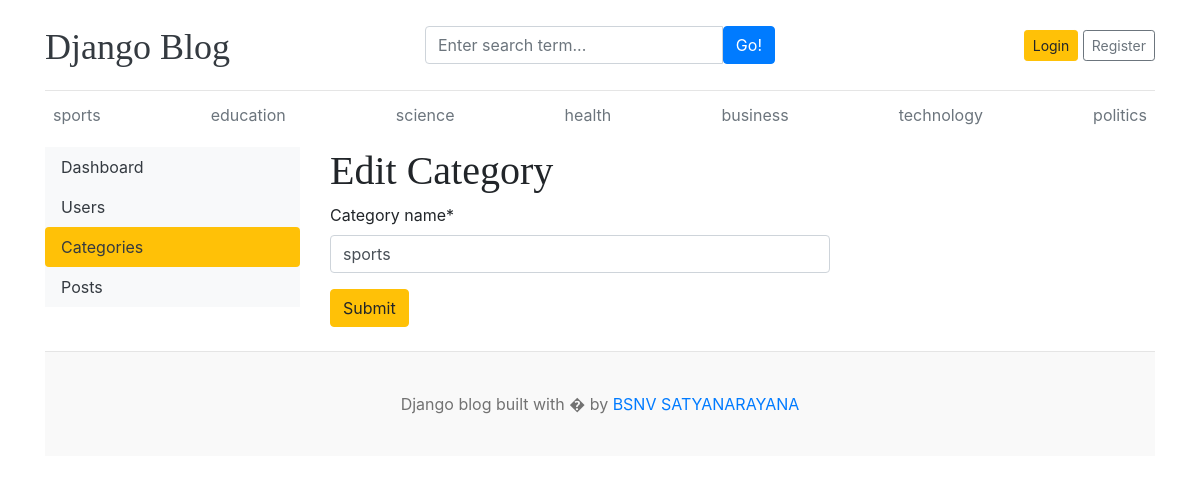
The page /dashboard/categories/edit/1/ on the database its author committed.
### blog/models.py (models this page shows, shortened)
class Category(models.Model):
    category_name=models.CharField(max_length=50,unique=True)
    created_at=models.DateTimeField(auto_now_add=True)
    updated_at=models.DateTimeField(auto_now=True)
    class Meta:
        verbose_name_plural='categories'

### dashboards/views.py (the view)
# urls.py: path('categories/edit/<int:pk>/',views.edit_category,name='edit_category'),
def edit_category(request,pk):
   category=get_object_or_404(Category,pk=pk)
   if request.method=='POST':
      form=CategoryForm(request.POST,instance=category)
      if form.is_valid():
         form.save()
         return redirect('categories')
   form=CategoryForm(instance=category)
   context={
      'form':form,
   }
   return render(request,'dashboard/edit_category.html',context)

### dashboards/forms.py
class CategoryForm(forms.ModelForm):
    class Meta:
        model=Category
        fields='__all__'

### blog/context_processors.py (called while the page is built)
def get_categories(request):
    categories=Category.objects.all()
    return dict(categories=categories)

def get_social_links(request):
    social_links=SocialLink.objects.all
    return dict(social_links=social_links)

### templates/dashboard/edit_category.html (shortened to what this page needs)
{% extends 'base.html' %}
{% block content %}
{% load crispy_forms_tags %}
  <div class="row">
    {% include 'dashboard/sidebar.html' %}
    <div class="col-md-9">
      <h1>Edit Category</h1>
      <form action="" method="POST" style="width:500px">
      {{ form | crispy }}
      <button type="submit" class="btn btn-warning">Submit</button>
      </form>
      <br>
    </div>
  </div>
{% endblock %}

### templates/base.html (shortened to what this page needs)
{% load static %}
<!DOCTYPE html>
<html lang="en">
<head>
    <link href="https://getbootstrap.com/docs/4.0/dist/css/bootstrap.min.css" rel="stylesheet">
    <link href="{% static 'css/blog.css' %}" rel="stylesheet">
    <link rel="stylesheet" href="https://cdnjs.cloudflare.com/ajax/libs/font-awesome/4.7.0/css/font-awesome.min.css">
  </head>
<body>
    <div class="container">
      <header class="blog-header py-3">
        <div class="row flex-nowrap justify-content-between align-items-center">
          <div class="col-4 pt-1">
            <a class="blog-header-logo text-dark" href="/">Django Blog</a>
          </div>
          <div class="col-4">
            <form action="{% url 'search' %}" method="GET">
              <div class="input-group">
                <input class="form-control" type="text" name="keyword" value="{{keyword}}" placeholder="Enter search term..." aria-label="Enter search term..." aria-describedby="button-search" />
                <button  type="submit" class="btn btn-primary" id="button-search" type="button">Go!</button>
            </div>
          </div>
          <div class="col-4 d-flex justify-content-end align-items-center">
            {% if not user.is_authenticated %}
            <a class="btn btn-sm btn-warning" href="{% url 'login' %}">Login</a> &nbsp;
            <a class="btn btn-sm btn-outline-secondary" href="{% url 'register' %}">Register</a>
          </div>
          {% else %}
          <span><a href="{% url 'dashboard' %}">Dashboard</a></span>
          &emsp;
          <span><a href="{% url 'logout' %}">Logout</a></span>
          {% endif %}
        </div>
      </header>
      <div class="nav-scroller py-1 mb-2">
        <nav class="nav d-flex justify-content-between">
          {% for cat in categories %}
          <a class="p-2 text-muted" href="{% url 'posts_by_category' cat.id %}">{{cat.category_name}}</a>
          {% endfor %}
        </nav>
      </div>
{% block content %}
{% endblock %}
<footer class="blog-footer">
    <p>Django blog built with � by <a href="#">BSNV SATYANARAYANA</a></p>
  </footer>
  </body>
  </html>

### project1/static/css/blog.css (style rules this page uses)
.blog-header { border-bottom: 1px solid #e5e5e5; }
.blog-header-logo { font-family: "Playfair Display", Georgia, "Times New Roman", serif; font-size: 2.25rem; }
h1, h2, h3, h4, h5, h6 { font-family: "Playfair Display", Georgia, "Times New Roman", serif; }
.blog-footer { padding: 2.5rem 0; color: #727272; text-align: center; background-color: #f9f9f9; border-top: .05rem solid #e5e5e5; }
.blog-footer p:last-child { margin-bottom: 0; }

### rows shown on the page
Category: category_name "sports"
Category: category_name "education"
Category: category_name "science"
Category: category_name "health"
Category: category_name "business"
Category: category_name "technology"
Category: category_name "politics"
